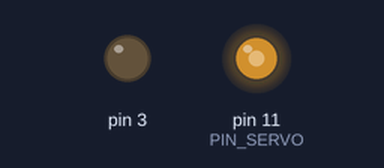
Bench run of a sketch on a simulated Arduino Uno, built with avr-gcc and run on an emulated ATmega328P. Parts: output pins drawn as LEDs (lit = HIGH).

Above: at 30.37 s.
At 32.8 s:
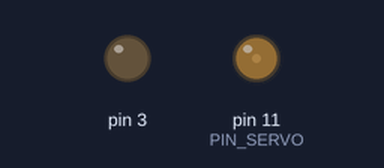
At 35.15 s:
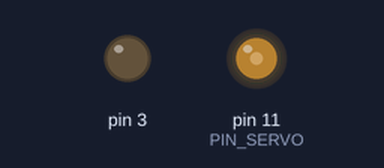
Timing chart, 0 to 37.9 s (numbered marks = the images above):
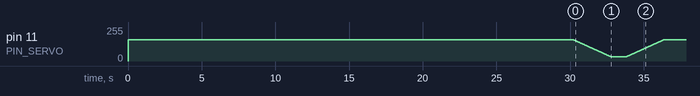

The sketch:

fish_feeder.ino
```cpp
#define PIN_SERVO 11 // pin is driven via register and changing this define
                     // doesn't automatically change the pin, this constant is
                     // only for reference

#define FIRST_FEED_SECONDS 30   // delay of the first feed after powering on in seconds
#define FEEDING_PERIOD_HOURS 24 // feeding period, for example once in 24
                                // hours
#define NUMBER_OF_PORTIONS 1    // number of portions to drop when feeding

#define OPENED 0    // feeding position in degrees
#define CLOSED 180  // position between feedings in degrees

// Values below should be ok for SG90 servo which is used in original design
// One may need to change them for another model or specific instance of the drive
#define MIN_ANGLE 0     // minimal angle for the servo
#define MAX_ANGLE 180   // maximum angle for the servo
#define MIN_SIGNAL 31   // the value to send on pin to get the minimal angle
#define MAX_SIGNAL 160  // the value to send on pin to get the maximum angle

unsigned long next_feed_ms = 0;

void setup() {
  init_pwm();
  set_position(CLOSED);
  next_feed_ms = millis() + FIRST_FEED_SECONDS * 1000;
}

void init_pwm() {
  pinMode(3, OUTPUT);
  pinMode(11, OUTPUT);
  TCCR2A = _BV(COM2A1) | _BV(COM2B1) | _BV(WGM21) | _BV(WGM20);
  TCCR2B = _BV(CS22) | _BV(CS20); // prescaler 32, PWM frequency = 8_000_000 / 32 / 256 = 244Hz, 1 timer cycle = 4096us
}

int angle_to_pwm(float angle) {
  return MIN_SIGNAL + (MAX_SIGNAL - MIN_SIGNAL) * angle / (MAX_ANGLE - MIN_ANGLE);
}

void set_position(float angle) {
  OCR2A = angle_to_pwm(angle);
  delay(200);
}

void to_position(float angle) {
  int signal = angle_to_pwm(angle);
  int step = 1;
  if (OCR2A > signal) {
    step = -1;
  }
  for (; OCR2A != signal; OCR2A += step) {
    delay(20);
  }
}

void loop() {
  if (millis() > next_feed_ms) {
    next_feed_ms += FEEDING_PERIOD_HOURS * 3600000;
    for (int i = 0; i < NUMBER_OF_PORTIONS; i++) {
      to_position(OPENED);
      delay(1000);
      to_position(CLOSED);
      delay(1000);
    }
  }
  delay(100);
}
```
